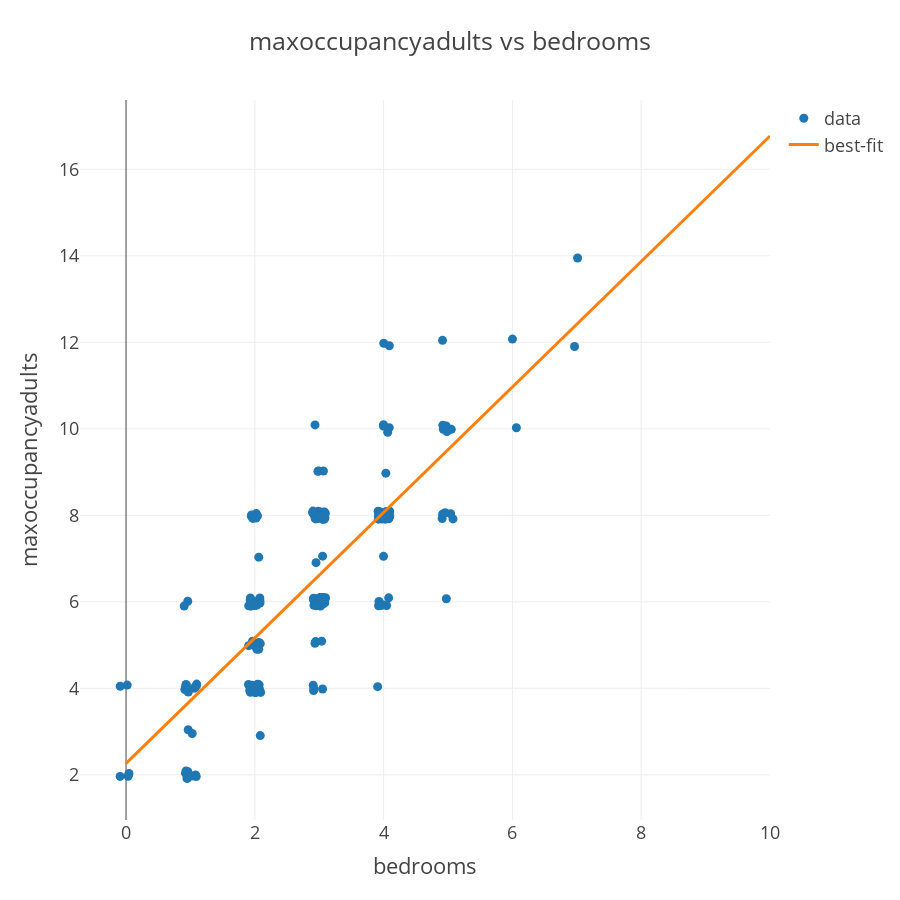

This figure's notebook cell:
### Markdown cell above
Above is a scatter plot showing the relationship between maxoccupancy and adults. There is a clear linear relationship between the two features. The 0s distort the data so for now I'll ignore them.

### Code cell
np.random.seed(42)

x = units[units.maxoccupancyadults.notnull() & units.maxoccupancyadults!=0].loc[:,'bedrooms']
# apply jitter with a random float between -0.1 and 0.1, uniformly distributed
x = x.apply(lambda z: z + (np.random.rand() - 0.5)/5)

y = units[units.maxoccupancyadults.notnull() & units.maxoccupancyadults!=0].loc[:,'maxoccupancyadults']
y = y.apply(lambda z: z + (np.random.rand() - 0.5)/5)

# linear regression
reg = LinearRegression().fit(np.vstack(x), y)
x1 = list(range(11))
y1 = x1*reg.coef_ + reg.intercept_

fig = go.Figure([go.Scatter(name='data', x=x, y=y, mode='markers'),
                 go.Scatter(name='best-fit', x=x1, y=y1, mode='lines')])
fig.update_layout(title='maxoccupancyadults vs bedrooms',
                 xaxis={'title':'bedrooms'},
                 yaxis={'title':'maxoccupancyadults'},
                 width=900,
                 height=900)

fig.show()

### Figure 1 — Plotly figure (JSON) as saved in the notebook; plotly's stock layout.template omitted (floating-point values rounded to 4 significant figures; data arrays with more than 128 entries replaced by an {"elided": "..."} marker saying what was removed)
{"data": [{"mode": "markers", "name": "data", "type": "scatter", "x": {"elided": "236 float values"}, "y": {"elided": "236 float values"}}, {"mode": "lines", "name": "best-fit", "type": "scatter", "x": [0, 1, 2, 3, 4, 5, 6, 7, 8, 9, 10], "y": [2.267, 3.717, 5.167, 6.617, 8.068, 9.518, 10.97, 12.42, 13.87, 15.32, 16.77]}], "layout": {"height": 900, "title": {"text": "maxoccupancyadults vs bedrooms"}, "width": 900, "xaxis": {"autorange": true, "range": [-0.7159, 10], "title": {"text": "bedrooms"}, "type": "linear"}, "yaxis": {"autorange": true, "range": [0.956, 17.6], "title": {"text": "maxoccupancyadults"}, "type": "linear"}}}
